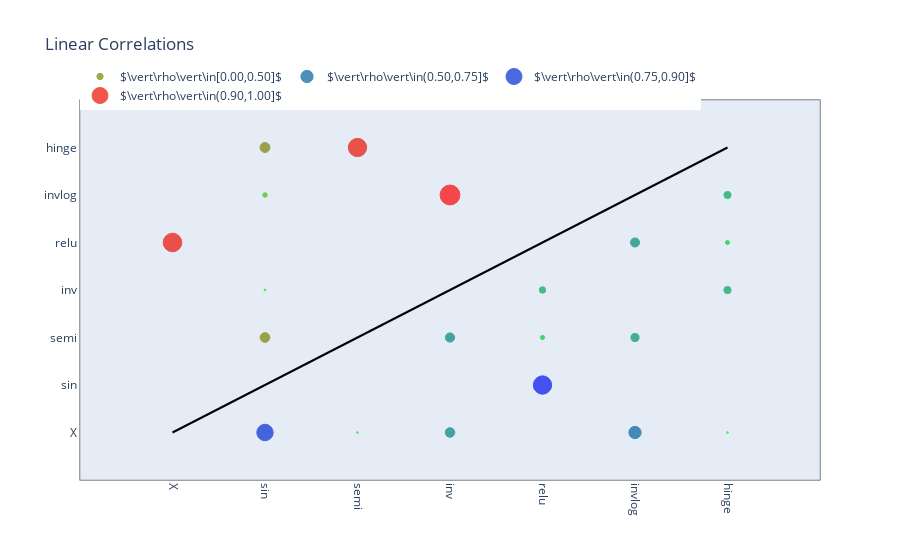

Source (notebook cell):
### Code cell
# compute and plot the pairwise linear correlations
corr = data.corr()
figLin = correlationsPlot(corr, plotTitl='Linear Correlations',
    trcLims=[0.0, 0.5, 0.75, 0.9, 1.0])
plyoff.iplot(figLin)

### Figure 1 — Plotly figure (JSON) as saved in the notebook; plotly's stock layout.template omitted (floating-point values rounded to 4 significant figures)
{"data": [{"hoverinfo": "skip", "line": {"color": "black"}, "mode": "lines", "showlegend": false, "type": "scatter", "x": [0, 1, 2, 3, 4, 5, 6], "y": [0, 1, 2, 3, 4, 5, 6]}, {"hoverinfo": "x+y+text", "marker": {"color": ["rgb(122,130,0)", "rgb(23,230,0)", "rgb(56,196,0)", "rgb(125,127,0)", "rgb(0,240,15)", "rgb(0,133,122)", "rgb(0,135,120)", "rgb(0,201,54)", "rgb(0,171,84)", "rgb(0,150,105)", "rgb(0,138,117)", "rgb(0,247,8)", "rgb(0,163,92)", "rgb(0,204,51)", "rgb(0,163,92)"], "line": {"color": ["rgb(122,130,0)", "rgb(23,230,0)", "rgb(56,196,0)", "rgb(125,127,0)", "rgb(0,240,15)", "rgb(0,133,122)", "rgb(0,135,120)", "rgb(0,201,54)", "rgb(0,171,84)", "rgb(0,150,105)", "rgb(0,138,117)", "rgb(0,247,8)", "rgb(0,163,92)", "rgb(0,204,51)", "rgb(0,163,92)"]}, "size": [9.73, 1.917, 4.521, 9.99, 1.8, 9.602, 9.244, 4.214, 6.474, 8.148, 9.058, 1.8, 7.214, 3.98, 7.148]}, "mode": "markers", "name": "$\\vert\\rho\\vert\\in[0.00,0.50]$", "text": ["0.4865", "0.0958", "0.2260", "0.4995", "-0.0601", "-0.4801", "-0.4622", "-0.2107", "-0.3237", "-0.4074", "-0.4529", "-0.0300", "-0.3607", "-0.1990", "-0.3574"], "type": "scatter", "x": [1, 1, 1, 1, 2, 3, 3, 4, 4, 5, 5, 6, 6, 6, 6], "y": [2, 3, 5, 6, 0, 0, 2, 2, 3, 2, 4, 0, 3, 4, 5]}, {"hoverinfo": "x+y+text", "marker": {"color": ["rgb(0,97,158)"], "line": {"color": ["rgb(0,97,158)"]}, "size": [12.31]}, "mode": "markers", "name": "$\\vert\\rho\\vert\\in(0.50,0.75]$", "text": ["-0.6154"], "type": "scatter", "x": [5], "y": [0]}, {"hoverinfo": "x+y+text", "marker": {"color": ["rgb(0,43,212)"], "line": {"color": ["rgb(0,43,212)"]}, "size": [16.43]}, "mode": "markers", "name": "$\\vert\\rho\\vert\\in(0.75,0.90]$", "text": ["-0.8216"], "type": "scatter", "x": [1], "y": [0]}, {"hoverinfo": "x+y+text", "marker": {"color": ["rgb(237,15,0)", "rgb(235,18,0)", "rgb(252,0,0)", "rgb(0,18,237)"], "line": {"color": ["rgb(237,15,0)", "rgb(235,18,0)", "rgb(252,0,0)", "rgb(0,18,237)"]}, "size": [18.65, 18.33, 19.9, 18.34]}, "mode": "markers", "name": "$\\vert\\rho\\vert\\in(0.90,1.00]$", "text": ["0.9325", "0.9166", "0.9950", "-0.9170"], "type": "scatter", "x": [0, 2, 3, 4], "y": [4, 6, 5, 1]}], "layout": {"legend": {"orientation": "h", "x": 0, "y": 1.1}, "title": {"text": "Linear Correlations"}, "xaxis": {"linecolor": "black", "linewidth": 0.5, "mirror": true, "range": [-1, 7], "showgrid": false, "tickangle": 90, "ticklen": 1, "ticktext": ["X", "sin", "semi", "inv", "relu", "invlog", "hinge"], "tickvals": [0, 1, 2, 3, 4, 5, 6], "zeroline": false}, "yaxis": {"linecolor": "black", "linewidth": 0.5, "mirror": true, "range": [-1, 7], "showgrid": false, "ticklen": 1, "ticktext": ["X", "sin", "semi", "inv", "relu", "invlog", "hinge"], "tickvals": [0, 1, 2, 3, 4, 5, 6], "zeroline": false}}}
